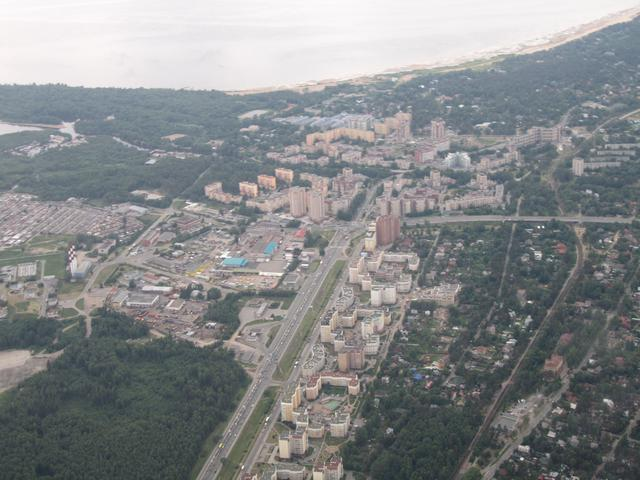
#> input picture AnomalyDetector/AnomalyDetector/bin/Batches/TestBatch/Copy/aero3.jpeg, 640 x 480 px
$ python -i DXDetector.py   (imports and definitions only)
#> lines starting #> are read from the running program, lines starting #| are printed output that depends on the picture
### PythonScripts/timer.py
import time

class Timer:
    def __init__(self):
        self.t_start = float(0)
        self.t_end = float(0)

    def start(self):
        self.t_start = float(time.perf_counter())

    def end(self):
        self.t_end = float(time.perf_counter())

    # [5 lines left out: function get_time, not called in this run]

### AnomalyDetector/AnomalyDetector/Resources/DXDetector.py
import sys
import os
import cv2
import numpy as np
import scipy as sp
from scipy.spatial import distance
import math
import copy
import timer	#Custom Timer class

#========================================================================================================
#-------------------------------------Define optimization parameters-------------------------------------
#========================================================================================================

scale_value = 1

window_property = cv2.WINDOW_KEEPRATIO

window_init_width = 1600
window_init_height = 900

#--------------------------------------------------------------------------------------------------------
#--------------------------------------------------------------------------------------------------------
"""
#Get the arguments passed into the python script
def main():
	args = sys.argv

	#Check if an image was provided
	if len(args) <= 1:
		print("Argument error: No input image")
		exit()
    #--------------------------------------------------------------------------------------------------------
    #--------------------------------------------------------------------------------------------------------

    #Start the timer
    #t.start()

    #--------------------------------------------------------------------------------------------------------
    #--------------------------------------------------------------------------------------------------------

    #Read the source image
	try:
		img = cv2.imread(args[1])
	except OSError as e:
		print("OS error: {0}".format(e))
	except ValueError as e:
		print("Value error: {0}".format(e))
	except TypeError as e:
		print("Type error: {0}".format(e))
	except:
		print("Unexpected error:", sys.exc_info()[0])
	DebrisDetect(img)
	DebrisDetect(args[1])
"""
#--------------------------------------------------------------------------------------------------------
#--------------------------------------------------------------------------------------------------------
def DebrisDetect(img_path, heatmap = None):
	# Create a Timer
#> called with img_path = '../bin/Batches/TestBatch/Copy/aero3.jpeg'
	t = timer.Timer()
	t.start()

	img = cv2.imread(img_path)
#> img is the input picture: shape (480, 640, 3); mean B, G, R 138, 136.7, 134.2
	# Name of the original file
	result_name = os.path.split(img_path)[1].split(".")[0]

	#If needed, scale image
	if scale_value != 1:
		height, width = img.shape[:2]
		img = cv2.resize( img, (int( width * scale_value ), int( height * scale_value)), interpolation= cv2.INTER_LINEAR)
    #--------------------------------------------------------------------------------------------------------
    # Line Detector
    #--------------------------------------------------------------------------------------------------------

	# Attain dimensions of the image
	height, width = img.shape[:2]
#> height = 480; width = 640
	avg_dim = (((width+height)//2)//3)*2
#> avg_dim = 372

	# Create copy of original img
	line_check = copy.deepcopy(img)

	# Gaussian Blur
	proc_img = cv2.GaussianBlur(line_check, (5,5), 0)

    # Kernel Dilation
	proc_img = cv2.dilate(proc_img, (5,5), iterations=1)

    # Bilateral Blur
	proc_img = cv2.bilateralFilter(proc_img, 9, 75, 75)
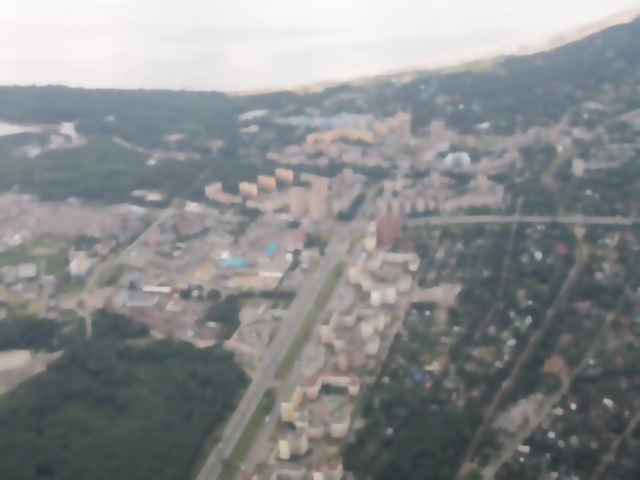
#> proc_img: shape (480, 640, 3); mean B, G, R 139.9, 138.6, 136.3

    # Low sensitivity Hough transform
	dst = cv2.Canny(proc_img, 100, 0)
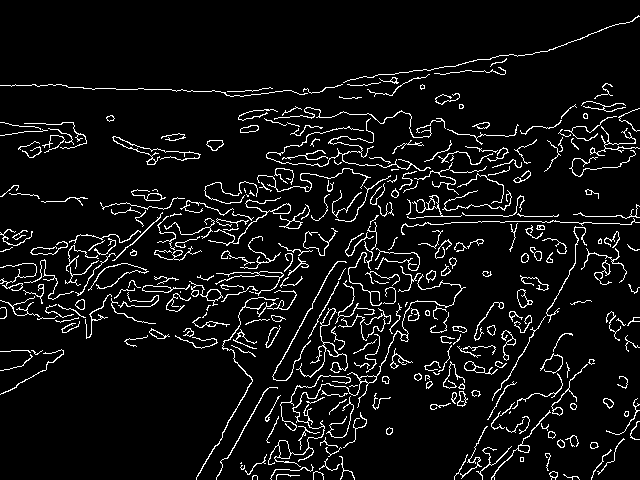
#> dst: shape (480, 640); 6.8% white in thin lines or dots
	cdst = cv2.cvtColor(dst, cv2.COLOR_GRAY2BGR)
#> cdst: shape (480, 640, 3); 6.8% white in thin lines or dots
	lines = cv2.HoughLines(dst, 0.7, float(np.pi / 180.0), int(avg_dim/2))
#> lines = None

	# If lines are found
	if lines is not None:
		if heatmap is not None:
			for i in range(0, len(lines)):
				rho = lines[i][0][0]
				theta = lines[i][0][1]
				a = math.cos(theta)
				b = math.sin(theta)
				x0 = a * rho
				y0 = b * rho
				pt1 = (int(x0 + 1000*(-b)), int(y0 + 1000*(a)))
				pt2 = (int(x0 - 1000*(-b)), int(y0 - 1000*(a)))
				cv2.line(heatmap, pt1, pt2, (0,0,255), 3, cv2.LINE_AA)
			#Stop the timer
			t.stop()
			return result_name, heatmap, t.get_time(1000), 'D'
		else:
			for i in range(0, len(lines)):
				rho = lines[i][0][0]
				theta = lines[i][0][1]
				a = math.cos(theta)
				b = math.sin(theta)
				x0 = a * rho
				y0 = b * rho
				pt1 = (int(x0 + 1000*(-b)), int(y0 + 1000*(a)))
				pt2 = (int(x0 - 1000*(-b)), int(y0 - 1000*(a)))
				cv2.line(line_check, pt1, pt2, (0,0,255), 3, cv2.LINE_AA)
			#Stop the timer
			t.stop()
			return result_name, line_check, t.get_time(1000), 'D'

	# Otherwise, corner detection
	else:
		# more copies of the original img and heatmap is there is one
		src = copy.deepcopy(img)
		corner_check = copy.deepcopy(img)
		img_copy = copy.deepcopy(img)
		if heatmap is not None:
			heatmap_copy = copy.deepcopy(heatmap)

		# Gaussian Blur
		proc2_img = cv2.GaussianBlur(corner_check, (5,5), 0)

		# Erosion
		proc2_img = cv2.erode(proc2_img, (5,5), iterations=1)

		# Stronger Bilateral Blur
		proc2_img = cv2.bilateralFilter(proc2_img, 16, 200, 500)
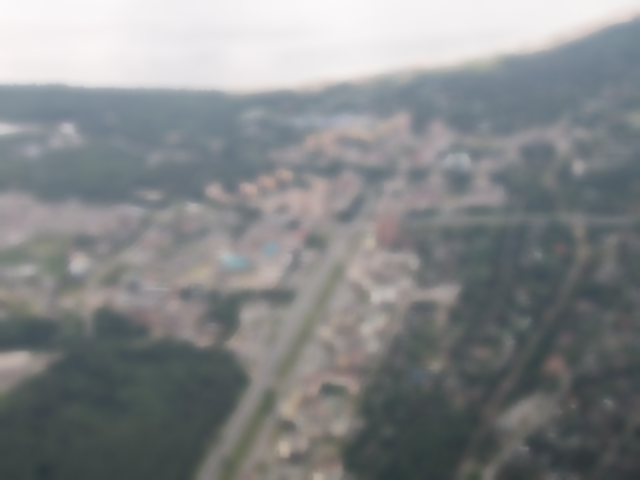
#> proc2_img: shape (480, 640, 3); mean B, G, R 136.3, 135, 132.3

		# Shi-Tomasi
		gray = cv2.cvtColor(proc2_img, cv2.COLOR_BGR2GRAY)
		corners = cv2.goodFeaturesToTrack(gray, 50, 0.02, 10)
#> corners = 50 rows, first 8: [527, 448], [604, 400], [574, 406], [314, 474], [287, 456], [188, 203], [430, 367], [322, 384]
		corners = np.int0(corners)
		hsv_img = cv2.cvtColor(img_copy, cv2.COLOR_BGR2HSV)
#> hsv_img: shape (480, 640, 3); mean H, S, V 91.8, 23.2, 141.6

		# Green and brown HSV values
		lower_green = np.array([33, 87, 78])
		upper_green = np.array([53, 107, 158])
		lower_brown = np.array([167, 13, 186])
		upper_brown = np.array([179, 33, 255])

		kept_corners = []

		for i in corners:
			x, y = i.ravel()
			pixels = []
			if y == 0 and x == 0:
				pixels.append(hsv_img[y, x+1])
				pixels.append(hsv_img[y+1, x])
				pixels.append(hsv_img[y+1, x+1])
			elif y == 0 and x == (height - 1):
				pixels.append(hsv_img[y, x-1])
				pixels.append(hsv_img[y+1, x])
				pixels.append(hsv_img[y+1, x-1])
			elif x == 0 and y == (width - 1):
				pixels.append(hsv_img[y, x+1])
				pixels.append(hsv_img[y-1, x])
				pixels.append(hsv_img[y-1, x+1])
			elif x == (height - 1) and y == (width - 1):
				pixels.append(hsv_img[y, x-1])
				pixels.append(hsv_img[y-1, x])
				pixels.append(hsv_img[y-1, x-1])
			elif y == 0:
				pixels.append(hsv_img[y, x-1])
				pixels.append(hsv_img[y, x+1])
				pixels.append(hsv_img[y+1, x-1])
				pixels.append(hsv_img[y+1, x])
				pixels.append(hsv_img[y+1, x+1])
			elif x == 0:
				pixels.append(hsv_img[y-1, x])
				pixels.append(hsv_img[y-1, x+1])
				pixels.append(hsv_img[y, x+1])
				pixels.append(hsv_img[y+1, x])
				pixels.append(hsv_img[y+1, x+1])
			elif y == (width - 1):
				pixels.append(hsv_img[y-1, x-1])
				pixels.append(hsv_img[y-1, x])
				pixels.append(hsv_img[y-1, x])
				pixels.append(hsv_img[y, x-1])
				pixels.append(hsv_img[y, x+1])
			elif x == (height - 1):
				pixels.append(hsv_img[y-1, x-1])
				pixels.append(hsv_img[y-1, x])
				pixels.append(hsv_img[y, x-1])
				pixels.append(hsv_img[y+1, x-1])
				pixels.append(hsv_img[y+1, x])
			else:
				pixels.append(hsv_img[y-1, x-1])
				pixels.append(hsv_img[y-1, x])
				pixels.append(hsv_img[y-1, x+1])
				pixels.append(hsv_img[y, x-1])
				pixels.append(hsv_img[y, x+1])
				pixels.append(hsv_img[y+1, x-1])
				pixels.append(hsv_img[y+1, x])
				pixels.append(hsv_img[y+1, x+1])

			# Obtain HSV values for the image
			hue, sat, value = hsv_img[y,x]

			# Filter based on HSV values of local pixels vs the green and brown HSV values
			if all(((pixel >= lower_green).all() and (pixel <= upper_green).all()) or ((pixel >= lower_brown).all() and (pixel <= upper_brown).all()) for pixel in pixels):
				continue
			# Filter if all pixels have low saturation and high value
			if all((pixel[1] <= 20 and pixel[2] >= 220) for pixel in pixels):
				continue

			# Look for corners that are near other corners - finding outliers
			close = False
			for j in corners:
				x2, y2 = j.ravel()
				pix1 = (x , y, 0)
				pix2 = (x2, y2, 0)
				dist = distance.euclidean(pix1, pix2)
				if dist < 75 and dist != 0:
					close = True
					break
			if close:
				kept_corners.append(i)
#> this loop made 50 passes
#> (x, y, hue, sat, value) on passes 1 to 12: (527, 448, 6, 6, 208), (604, 400, 83, 5, 204), (574, 406, 11, 11, 194), (314, 474, 16, 26, 214), (287, 456, 11, 27, 195), (188, 203, 140, 4, 208), (430, 367, 32, 19, 215), (322, 384, 3, 36, 77), (241, 185, 12, 40, 228), (540, 255, 30, 2, 218), (72, 124, 109, 11, 193), (226, 342, 15, 28, 166)
#> after the loop, kept_corners = 48 items, first 6: [[527, 448]], [[604, 400]], [[574, 406]], [[314, 474]], [[287, 456]], [[188, 203]]

		# This list is to count the number of circles in a polygon when connected
		connected_pairs = []
		for i in kept_corners:
			x, y = i.ravel()
			connected_pairs.append([(x,y)])
#> this loop made 48 passes
#> (x, y) on passes 1 to 12: (527, 448), (604, 400), (574, 406), (314, 474), (287, 456), (188, 203), (322, 384), (241, 185), (540, 255), (72, 124), (226, 342), (68, 268)
#> after the loop, connected_pairs = 48 items

		# Connect the circles close to eachother to determine polygons
		for i in kept_corners:
			x, y = i.ravel()
			for j in kept_corners:
				x2, y2 = j.ravel()
				pix1 = (x , y, 0)
				pix2 = (x2, y2, 0)
				dist = distance.euclidean(pix1, pix2)
				if dist < 75 and dist != 0:
					for k in connected_pairs:
						if (x,y) in k and (x2,y2) in k:
							break
						elif (x,y) in k:
							k.append((x2,y2))
							break
						elif (x2,y2) in k:
							k.append((x,y))
							break
#> after the loop, k = [(314, 474), (287, 456), (280, 442), (339, 466), (291, 421), (303, 450), (277, 454), (309, 438), (322, 384), (346, 386)]

		# If any of the polygons have more than 3 connected circles, then we have a hit
		if any(len(t) > 3 for t in connected_pairs):
			#Stop the timer
#> (the run stopped early here; a loop or call above may not have finished)
